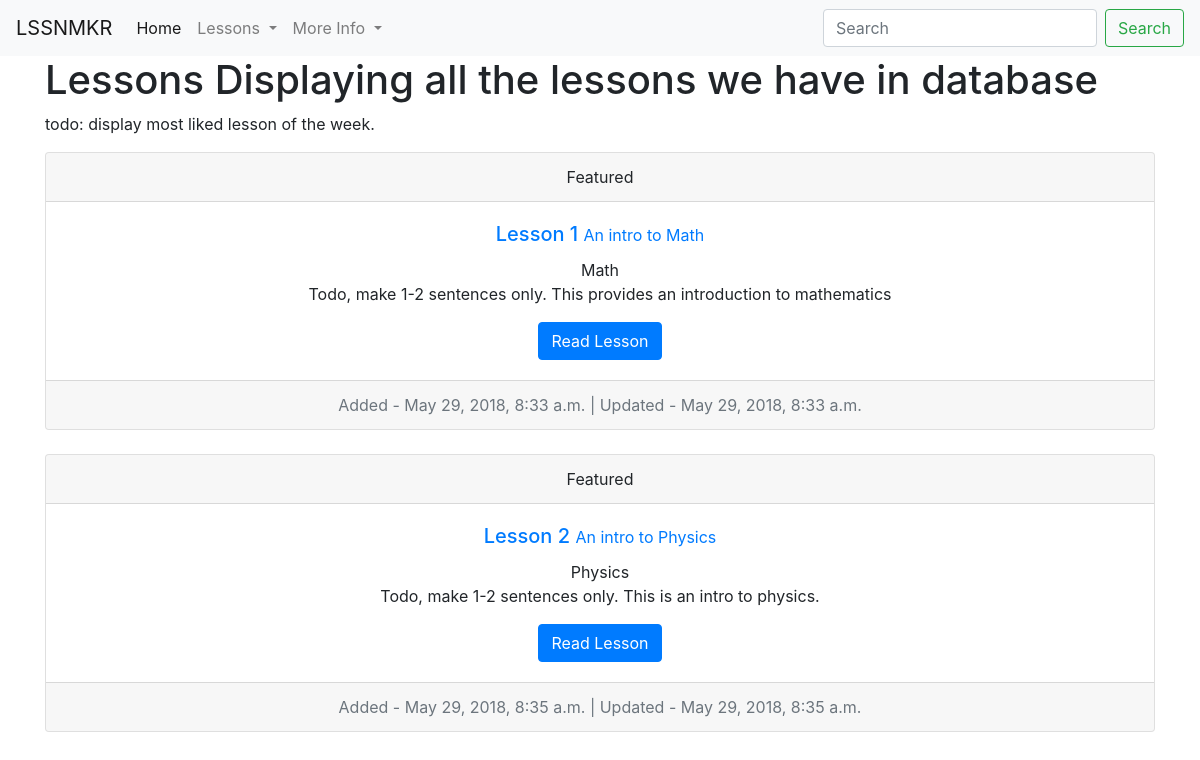
Screenshot of /lessons/ with the database file from the repository.
### Lesson/models.py (models this page shows, shortened)
class LessonPlan(models.Model):
    owner = models.ForeignKey(User, on_delete=models.SET(get_sentinel_user))
    lesson_name = models.CharField(max_length=50, unique=True) #TODO:make is unique for user
    subtitle = models.CharField(max_length=100, unique=False, blank=True, null=True)
    abstract = models.CharField(max_length=200, blank=True, null=True)
    is_draft = models.BooleanField(default=False)
    subject = models.CharField(max_length=100, validators=[validate_subject])
    timestamp = models.DateTimeField(auto_now_add=True)
    updated = models.DateTimeField(auto_now=True)
    slug = models.SlugField(unique=True, null=True, blank=True)
    class Meta:
        pass

### Lesson/views.py (the view)
# urls.py: url(r'^lessons/$', LessonListView.as_view(), name="lessons-list"),
class LessonListView(ListView):
    model = LessonPlan
    queryset = LessonPlan.objects.all()

### Lesson/templates/Lesson/lessonplan_list.html (shortened to what this page needs)
{% extends 'base.html' %}
{% block content %}
<h1>Lessons <span>Displaying all the lessons we have in database</span></h1>
<p>
   todo: display most liked lesson of the week.
</p>
{% if object_list %}
   {% for obj in object_list %}
      {% if not obj.is_draft %}
         <div class="card text-center">
           <div class="card-header">
             Featured
           </div>
           <div class="card-body">
             <h5 class="card-title">
                <a href="/lessons/{{ obj.slug }}">
                   {{ obj.lesson_name }}  {% if obj.subtitle %}<small> {{ obj.subtitle }}</small> {% endif %}
                </a>
             </h5>
             {{ obj.subject }}
             <p class="card-text"> Todo, make 1-2 sentences only. {{ obj.abstract}}</p>
             <a href="/lessons/{{ obj.slug }}" class="btn btn-primary"> Read Lesson </a>
           </div>
           <div class="card-footer text-muted">
             Added - {{ obj.timestamp }} | Updated - {{ obj.updated }}
           </div>
         </div>
         <br />
      {% endif %}
   {% endfor %}
{% else %}
   <p>
      Todo: form for creating a lesson.
      <a href="#">Create your own lesson.</a>
   </p>
{% endif %}
{% endblock content %}

### templates/base.html (shortened to what this page needs)
<!DOCTYPE html>
<html lang="en">
<head>
   {% include 'css/bootstrap_css.html' %}
</head>
<body>
   {% include 'snippets/navbar.html' %}
   <div class='container'>
      {% block content %}
      {% endblock content %}
   </div>
</body>
</html>

### templates/css/bootstrap_css.html (shortened to what this page needs)
<link rel="stylesheet" href="https://maxcdn.bootstrapcdn.com/bootstrap/4.0.0/css/bootstrap.min.css">

### templates/snippets/navbar.html (shortened to what this page needs)
<nav class="navbar navbar-expand-lg navbar-light bg-light">
  <a class="navbar-brand" href="#">LSSNMKR</a>
  <div class="collapse navbar-collapse" id="navbarSupportedContent">
    <ul class="navbar-nav mr-auto">
      <li class="nav-item active">
        <a class="nav-link" href="/">Home <span class="sr-only">(current)</span></a>
      </li>
      <li class="nav-item dropdown">
        <a class="nav-link dropdown-toggle" href="/lessons/" id="navbarDropdown" role="button" data-toggle="dropdown" aria-haspopup="true" aria-expanded="false">
          Lessons
        </a>
      </li>
      <li class="nav-item dropdown">
        <a class="nav-link dropdown-toggle" href="#" id="navbarDropdown" role="button" data-toggle="dropdown" aria-haspopup="true" aria-expanded="false">
          More Info
        </a>
      </li>
    </ul>
    <form class="form-inline my-2 my-lg-0">
      <input class="form-control mr-sm-2" type="search" placeholder="Search" aria-label="Search">
      <button class="btn btn-outline-success my-2 my-sm-0" type="submit">Search</button>
    </form>
  </div>
</nav>

### rows the page displays
LessonPlan: lesson_name "Lesson 1", subtitle "An intro to Math", subject "Math", abstract "This provides an introduction to mathematics", timestamp "May 29, 2018, 8:33 a.m.", updated "May 29, 2018, 8:33 a.m."
LessonPlan: lesson_name "Lesson 2", subtitle "An intro to Physics", subject "Physics", abstract "This is an intro to physics.", timestamp "May 29, 2018, 8:35 a.m.", updated "May 29, 2018, 8:35 a.m."
